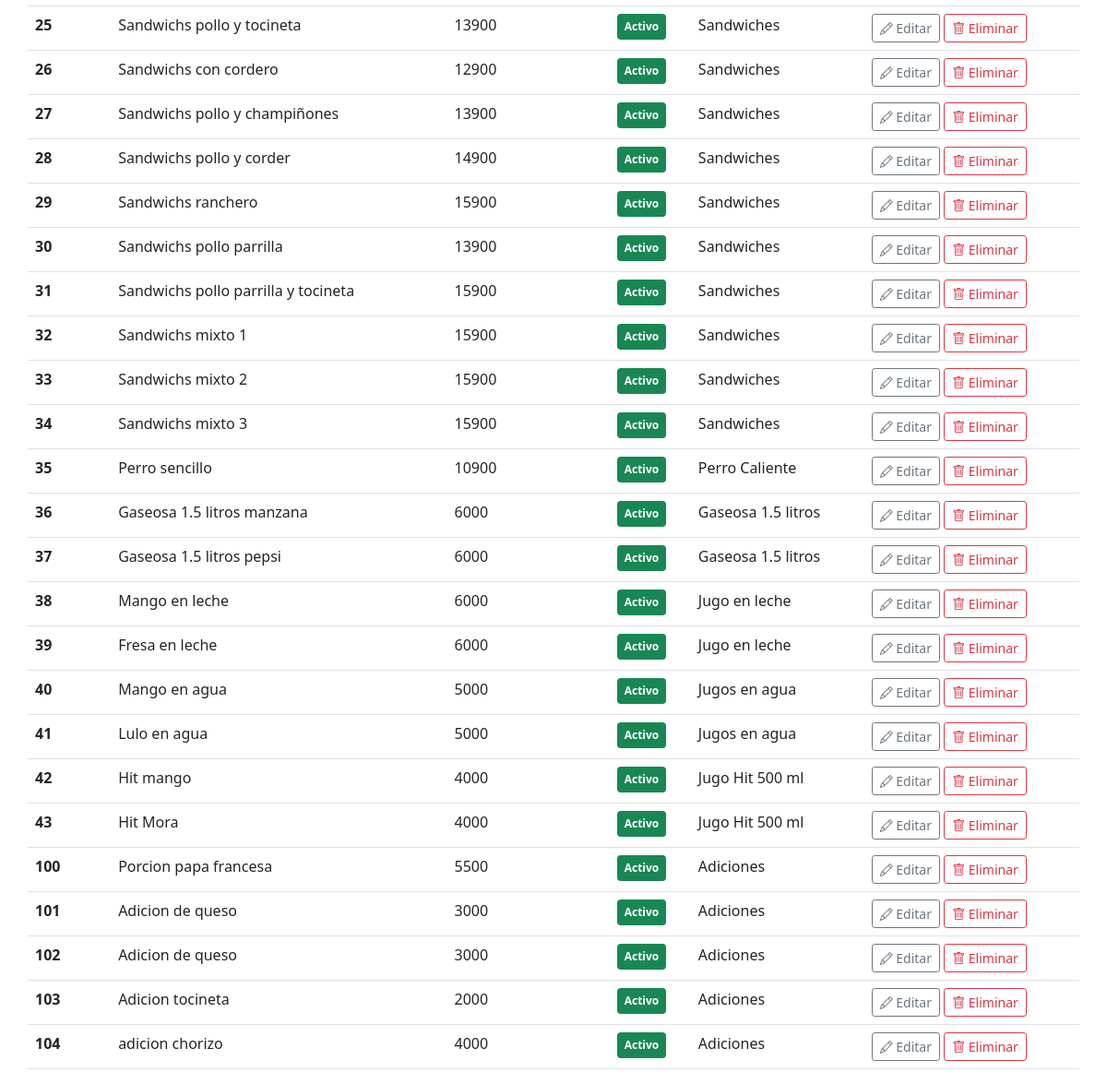
The page /product/ (lower part) on the database as committed earlier.
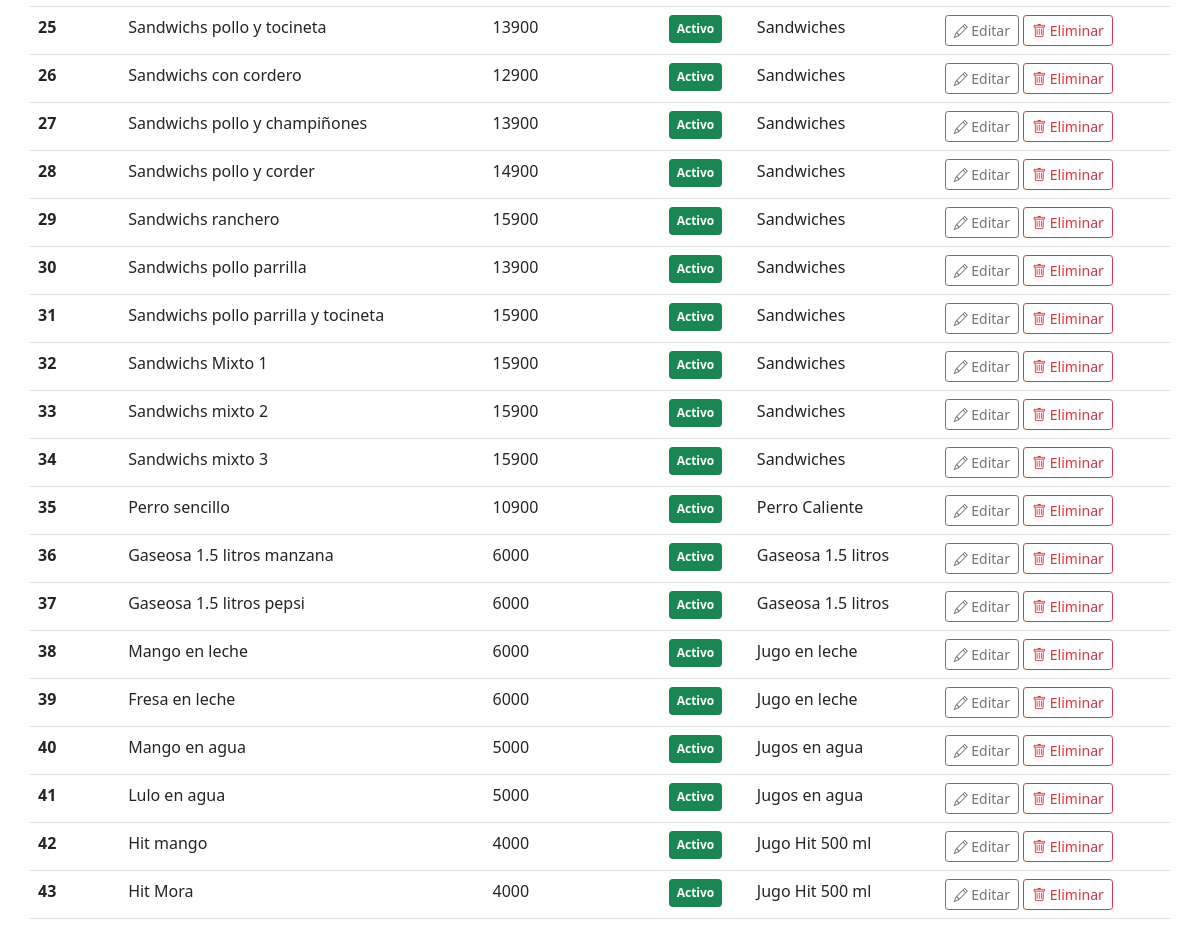
The same page on the database as committed later.
### product/models.py (models this page shows, shortened)
class Product(models.Model):
    code = models.IntegerField(unique=True)
    name = models.CharField(max_length=100)
    sale_price = models.IntegerField()
    category = models.ForeignKey(Category,on_delete=models.CASCADE)
    description = models.TextField()
    status = models.BooleanField(default= True)
    created = models.DateTimeField(auto_now_add=True, verbose_name="Fecha de creación")
    updated = models.DateTimeField(auto_now=True, verbose_name="Fecha de edición")
    class Meta:
        ordering = ['code']

class Category(models.Model):
    name = models.CharField(max_length=100)
    description = models.TextField()
    work_section = models.ForeignKey(Work_Section, on_delete = models.PROTECT)
    status = models.BooleanField(default=True)
    created = models.DateTimeField(auto_now_add=True, verbose_name="Fecha de creación")
    updated = models.DateTimeField(auto_now=True, verbose_name="Fecha de edición")
    class Meta:
        ordering = ['name']
    def __str__(self):
        return self.name

### product/views.py (the view)
# urls.py: path('', ProductListView.as_view(), name='list_products'),
class ProductListView(ListView):
    model = Product
    template_name = 'product/product.html'
    def get_context_data(self, **kwargs):
        context = super().get_context_data(**kwargs)
        context['categorys'] = Category.objects.all()
        context['form'] = ProductForm
        return context
    def get_queryset(self, **kwargs):
        object_list = self.model.objects.all()
        if('category' in self.request.GET.keys() or 'name_product' in self.request.GET.keys()):
            try:
                if(self.request.GET['category'] != 'all'):
                    object_list = self.model.objects.filter(category__id = self.request.GET['category'])
            except:
                object_list = self.model.objects.filter(name__icontains = self.request.GET['name_product'])
        return object_list

### product/templates/product/product.html (shortened to what this page needs)
{% extends 'core/base.html' %} {% load static%} {% block title%} Lista Productos {% endblock%} {%block content%}
<div class=" row ">
    <table class="table table-hover table-responsive ">
        <tbody id='body_table'>
            {% for product in object_list %}
            <tr id='item_list_{{product.code}}' >
                <td><b>{{product.code}}</b></td>
                <td>{{product.name}}</td>
                <td>{{product.sale_price}}</td>
                {% if product.status %}
                <td> <span class="badge bg-success p-2 ">Activo</span></td>
                {% else %}
                <td><span class="badge bg-danger p-2  ">Inactivo</span></td>
                {% endif %}
                <td>{{product.category.name}}</td>
                <td>
                    <button type="button" class="btn btn-outline-secondary btn-sm" onclick='get_update_product({{product.id}})'><i class="bi bi-pencil "></i> Editar</button>
                    <button type="button" class="btn btn-outline-danger btn-sm " onclick="confirm_delete('{{product.name}}',{{product.id}})""><i class="bi bi-trash "></i> Eliminar</button>
                </td>
            </tr>
            {% endfor %}
        </tbody>
    </table>
</div>
{% endblock%}

### core/templates/core/base.html (shortened to what this page needs)
<!DOCTYPE html>
<html lang="es">
<head>
  {% load static %}
  <link href="{% static '/bootstrap-5.1.3-dist/css/bootstrap.min.css' %}" rel="stylesheet">
  <link rel="stylesheet" href="https://cdn.jsdelivr.net/npm/bootstrap-icons@1.7.1/font/bootstrap-icons.css">
</head>
<body>
  <div class="container">
    {% block content %}
    {% endblock  %}
  </div>
</body>
</html>

Rows that differ between the two databases and show on the page:
removed Product: code "32", name "Sandwichs mixto 1", sale_price "15900", status "Activo", category.name "Sandwiches"
removed Product: code "100", name "Porcion papa francesa", sale_price "5500", status "Activo", category.name "Adiciones"
removed Product: code "101", name "Adicion de queso", sale_price "3000", status "Activo", category.name "Adiciones"
removed Product: code "102", name "Adicion de queso", sale_price "3000", status "Activo", category.name "Adiciones"
removed Product: code "103", name "Adicion tocineta", sale_price "2000", status "Activo", category.name "Adiciones"
removed Product: code "104", name "adicion chorizo", sale_price "4000", status "Activo", category.name "Adiciones"
added Product: code "32", name "Sandwichs Mixto 1", sale_price "15900", status "Activo", category.name "Sandwiches"
